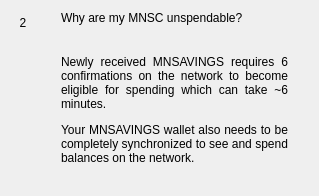
                  <widget class="QWidget" name="widgetFaq2" native="true">
                   <layout class="QHBoxLayout" name="horizontalPage2" stretch="0,1">
                    <item alignment="Qt::AlignTop">
                     <widget class="QLabel" name="labelNumber2">
                      <property name="minimumSize">
                       <size>
                        <width>24</width>
                        <height>24</height>
                       </size>
                      </property>
                      <property name="maximumSize">
                       <size>
                        <width>16777215</width>
                        <height>24</height>
                       </size>
                      </property>
                      <property name="text">
                       <string>2</string>
                      </property>
                      <property name="alignment">
                       <set>Qt::AlignCenter</set>
                      </property>
                     </widget>
                    </item>
                    <item>
                     <layout class="QVBoxLayout" name="verticalLayoutPage2">
                      <property name="spacing">
                       <number>0</number>
                      </property>
                      <property name="leftMargin">
                       <number>20</number>
                      </property>
                      <property name="rightMargin">
                       <number>20</number>
                      </property>
                      <item>
                       <widget class="QLabel" name="labelSubtitle2">
                        <property name="text">
                         <string>Why are my MNSC unspendable?</string>
                        </property>
                        <property name="wordWrap">
                         <bool>true</bool>
                        </property>
                       </widget>
                      </item>
                      <item>
                       <spacer name="verticalSpacer_20">
                        <property name="orientation">
                         <enum>Qt::Vertical</enum>
                        </property>
                        <property name="sizeType">
                         <enum>QSizePolicy::Fixed</enum>
                        </property>
                        <property name="sizeHint" stdset="0">
                         <size>
                          <width>20</width>
                          <height>30</height>
                         </size>
                        </property>
                       </spacer>
                      </item>
                      <item>
                       <widget class="QLabel" name="labelContent2">
                        <property name="text">
                         <string>
                           &lt;html&gt;&lt;head/&gt;&lt;body&gt;&lt;p align=&quot;justify&quot;&gt;
                           Newly received MNSAVINGS requires 6 confirmations on the network
                           to become eligible for spending which can take ~6 minutes.
                           &lt;/p&gt;&lt;p align=&quot;justify&quot;&gt;
                           Your MNSAVINGS wallet also needs to be completely synchronized
                           to see and spend balances on the network.
                           &lt;/p&gt;&lt;/body&gt;&lt;/html&gt;
                         </string>
                        </property>
                        <property name="alignment">
                         <set>Qt::AlignLeading|Qt::AlignLeft|Qt::AlignTop</set>
                        </property>
                        <property name="wordWrap">
                         <bool>true</bool>
                        </property>
                       </widget>
                      </item>
                      <item>
                       <spacer name="verticalSpacer_21">
                        <property name="orientation">
                         <enum>Qt::Vertical</enum>
                        </property>
                        <property name="sizeHint" stdset="0">
                         <size>
                          <width>20</width>
                          <height>20</height>
                         </size>
                        </property>
                       </spacer>
                      </item>
                     </layout>
                    </item>
                   </layout>
                  </widget>
